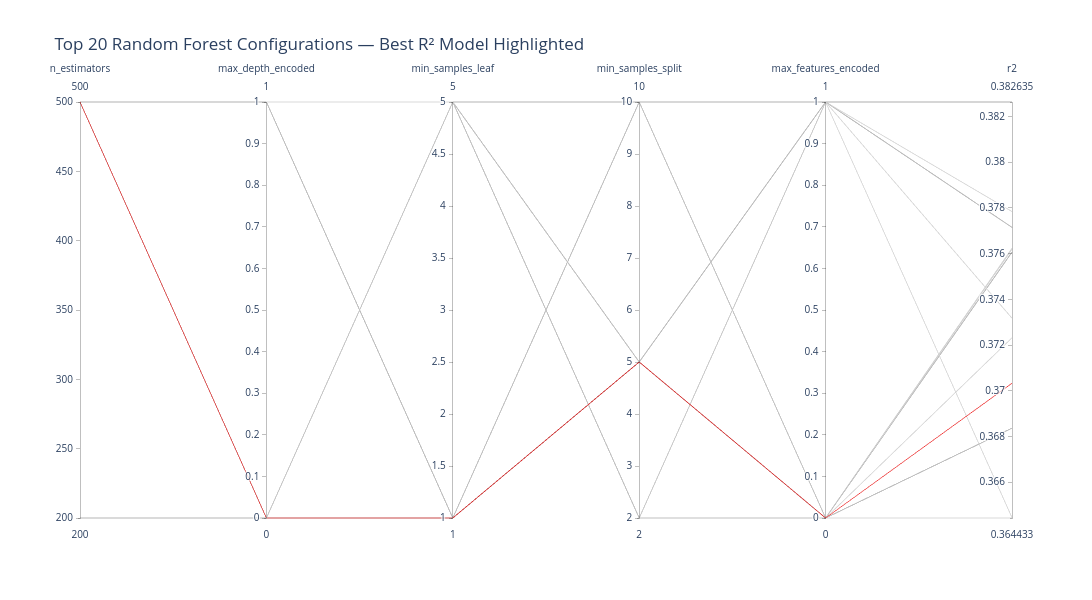

Notebook cell for this chart:
### Code cell
import plotly.graph_objects as go
import pandas as pd

# Restict to top 20 model and find the our best model
df_top = grid_results_df.sort_values("r2", ascending=False).head(20).copy()
df_top["is_best"] = (
    (df_top["max_depth"] == best_params["max_depth"]) &
    (df_top["max_features"] == best_params["max_features"]) &
    (df_top["min_samples_leaf"] == best_params["min_samples_leaf"]) &
    (df_top["min_samples_split"] == best_params["min_samples_split"]) &
    (df_top["n_estimators"] == best_params["n_estimators"])
).astype(int)
df_encoded = encode_for_parallel_plot(df_top)

dimensions = [
    "n_estimators",
    "max_depth_encoded",
    "min_samples_leaf",
    "min_samples_split",
    "max_features_encoded",
    "r2"
]

fig = go.Figure()
fig.add_trace(
    go.Parcoords(
        dimensions=[
            dict(label=col, values=df_encoded[col])
            for col in dimensions
        ],
        line=dict(
            color=df_encoded["is_best"],
            colorscale=[
                [0.0, "lightgray"],
                [0.999, "lightgray"],
                [1.0, "red"]
            ],
            showscale=False
        )
    )
)

fig.update_layout(
    title="Top 20 Random Forest Configurations — Best R² Model Highlighted",
    width=1200,
    height=600
)

fig.show()

### Figure 1 — Plotly figure (JSON) as saved in the notebook; plotly's stock layout.template omitted (floating-point values rounded to 4 significant figures)
{"data": [{"dimensions": [{"label": "n_estimators", "values": [500, 500, 500, 500, 200, 200, 200, 500, 500, 500, 500, 500, 500, 500, 500, 200, 200, 200, 500, 500]}, {"label": "max_depth_encoded", "values": [0, 0, 0, 0, 0, 0, 0, 1, 1, 0, 0, 0, 0, 0, 0, 0, 0, 0, 1, 1]}, {"label": "min_samples_leaf", "values": [5, 5, 5, 1, 5, 5, 5, 1, 1, 5, 5, 5, 1, 1, 1, 5, 5, 5, 1, 5]}, {"label": "min_samples_split", "values": [10, 5, 2, 10, 10, 2, 5, 5, 10, 10, 2, 5, 5, 10, 5, 2, 5, 10, 10, 10]}, {"label": "max_features_encoded", "values": [1, 1, 1, 1, 1, 1, 1, 0, 0, 0, 0, 0, 1, 0, 0, 0, 0, 0, 1, 0]}, {"label": "r2", "values": [0.3826, 0.3826, 0.3826, 0.3778, 0.3771, 0.3771, 0.3771, 0.3762, 0.3762, 0.3761, 0.3761, 0.3761, 0.3732, 0.3723, 0.3703, 0.3684, 0.3684, 0.3684, 0.3644, 0.3644]}], "line": {"color": [0, 0, 0, 0, 0, 0, 0, 0, 0, 0, 0, 0, 0, 0, 1, 0, 0, 0, 0, 0], "colorscale": [[0, "lightgray"], [0.999, "lightgray"], [1, "red"]], "showscale": false}, "type": "parcoords"}], "layout": {"height": 600, "title": {"text": "Top 20 Random Forest Configurations — Best R² Model Highlighted"}, "width": 1200}}
